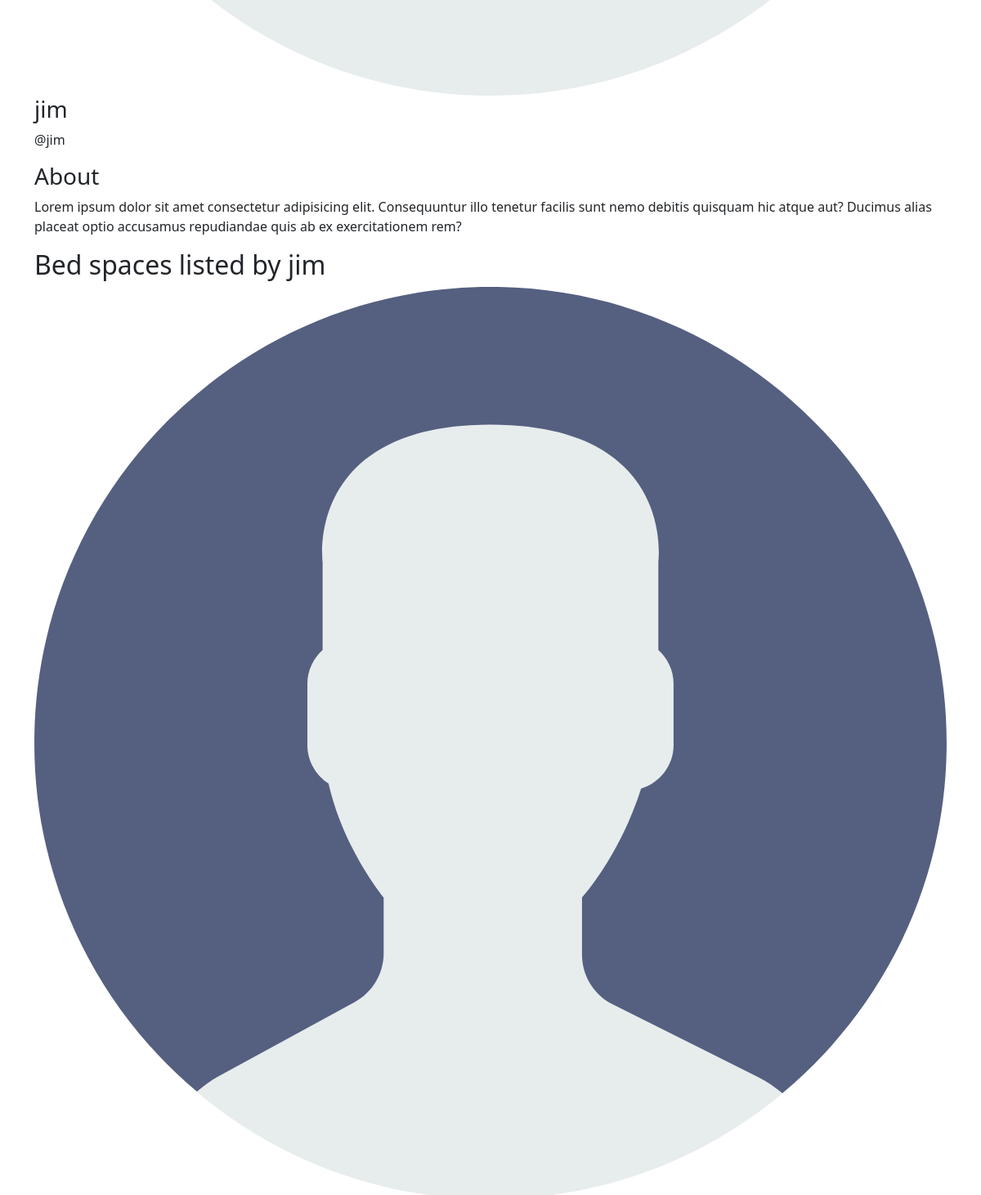
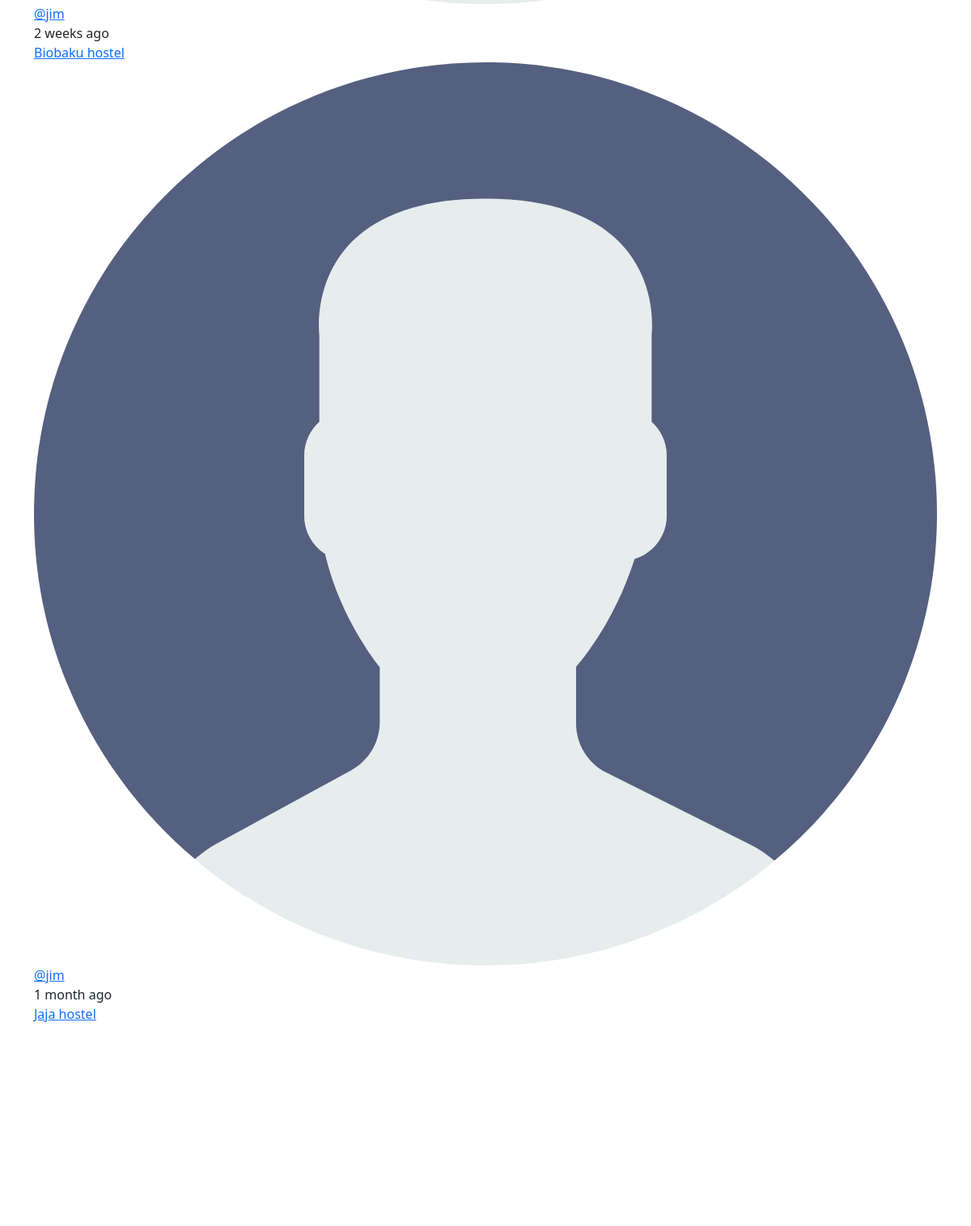
Before: /profile/2/ (middle part) with the older database file (2 pictures, top to bottom).
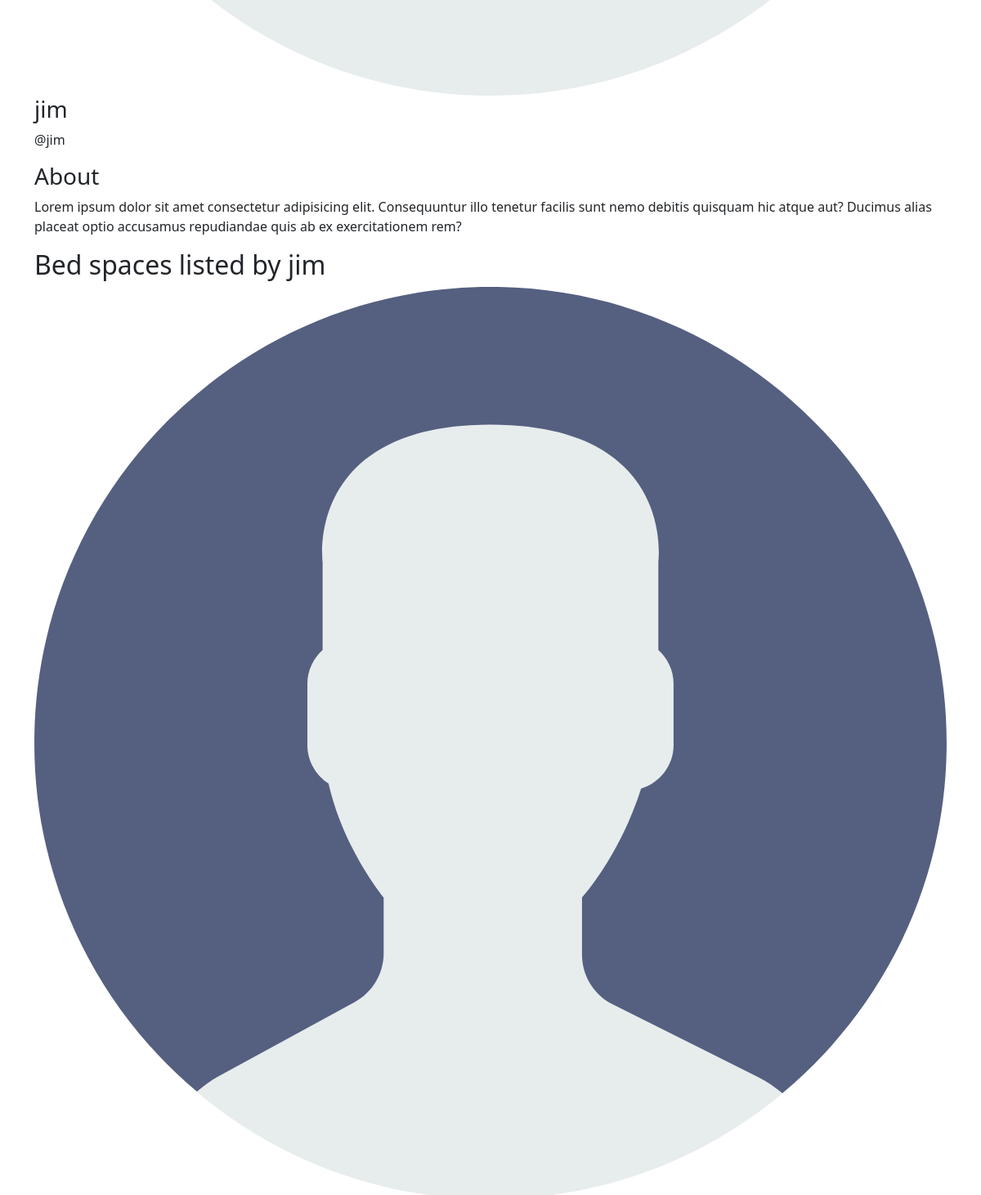
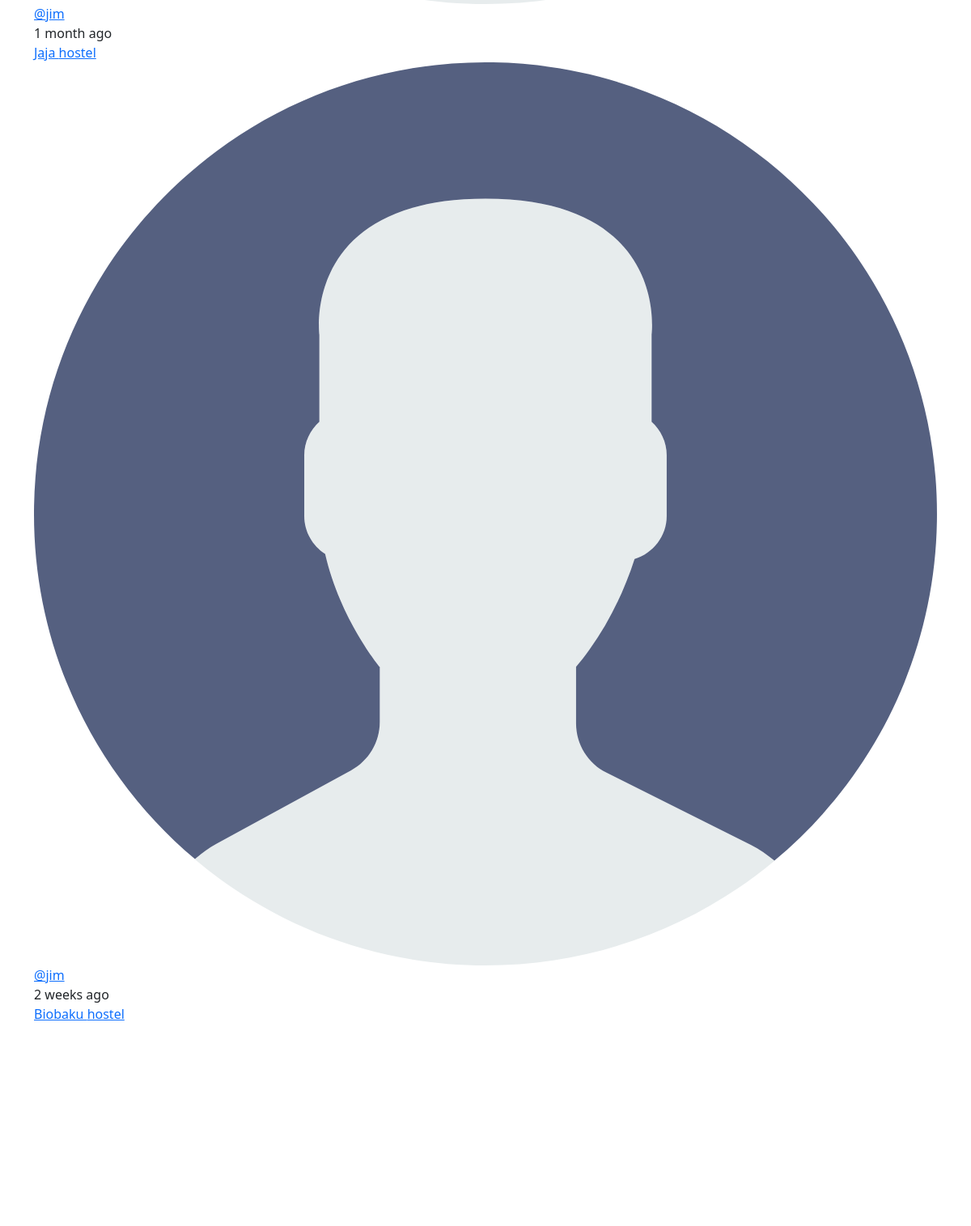
After: the same page with the newer database file (2 pictures, top to bottom).
### base/models.py (models this page shows, shortened)
class Space(models.Model):
    LOCATION_CHOICES = [
        ('on-campus', 'On-Campus'),
        ('off-campus', 'Off-Campus'),
    ]
    GENDER_CHOICES = [
        ('male', 'Male'),
        ('female', 'Female'),
    ]
    host = models.ForeignKey(User, on_delete=models.SET_NULL, null=True)
    school = models.ForeignKey (School, on_delete=models.SET_NULL, null=True)
    hostel = models.CharField(max_length=200)
    room_number = models.CharField(max_length=5)
    price = models.PositiveIntegerField(null=True)
    gender = models.CharField(max_length=10, choices=GENDER_CHOICES, null=True)
    location = models.CharField(max_length=20, choices=LOCATION_CHOICES, null=True)
    updated = models.DateTimeField(auto_now=True)
    created = models.DateTimeField(auto_now_add=True)
    class Meta():
        ordering = ['-updated', '-created']

### base/views.py (the view)
# urls.py: path('profile/<str:pk>/', views.userProfile, name="user-profile"),
def userProfile(request, pk):
    user = User.objects.get(id=pk)
    spaces = user.space_set.all()
    space_messages = user.message_set.all()
    schools = School.objects.all()
    ratings_received = UserRating.objects.filter(rated_user=user)
    average_rating = ratings_received.aggregate(Avg('rating'))['rating__avg']
    context = {'user':user, 'spaces':spaces,'space_messages':space_messages, 'schools': schools, 'rating': average_rating}
    return render(request, 'base/profile.html', context)

### base/templates/base/profile.html (shortened to what this page needs)
{% extends 'main.html' %}
{% block content %}
<main class="profile-page layout layout--3">
  <div class="container">
    <div class="roomList">
      <div class="profile">
        <div class="profile__avatar">
          <div class="avatar avatar--large active">
            <img src="/static/images/avatar.svg" />
          </div>
        </div>
        <div class="profile__info">
          <h3>{{user.username}}</h3>
          <p>@{{user.username}}</p>
        </div>
        <div class="profile__about">
          <h3>About</h3>
          <p>
            Lorem ipsum dolor sit amet consectetur adipisicing elit. Consequuntur illo tenetur
            facilis sunt nemo debitis quisquam hic atque aut? Ducimus alias placeat optio
            accusamus repudiandae quis ab ex exercitationem rem?
          </p>
        </div>
      </div>
      <div class="roomList__header">
        <div>
          <h2>Bed spaces listed by {{user.username}}</a>
          </h2>
        </div>
      </div>
      {% include 'base/feed_component.html' %}
    </div>
  </div>
</main>
{% endblock content %}

### templates/main.html (shortened to what this page needs)
<!DOCTYPE html>
{% load static %}
<html lang="en">
  <head>
    <link rel="stylesheet" href="{% static 'styles/main.css' %}">
    <link rel="stylesheet" href="{% static 'styles/responsive.css' %}">
    <link href="https://cdn.jsdelivr.net/npm/bootstrap@5.3.2/dist/css/bootstrap.min.css" rel="stylesheet">
  </head>
  <body class="d-flex flex-column min-vh-100 position-relative">
    {% block content %}
    {% endblock %}
  </body>
</html>

### templates/navbar.html (shortened to what this page needs)
{% load static %}

### base/templates/base/feed_component.html
{% for space in spaces %}
<div class="roomListRoom">
    <div class="roomListRoom__header">
      <a href="{% url 'user-profile' space.host.id %}" class="roomListRoom__author">
        <div class="avatar avatar--small">
          <img src="/static/images/avatar.svg" />
        </div>
        <span>@{{space.host.username}}</span>
      </a>
      <div class="roomListRoom__actions">
        <span>{{space.created|timesince}} ago</span>
      </div>
    </div>
    <div class="roomListRoom__content">
      <a href="{% url 'space' space.id %}">{{space.hostel}} hostel</a>
    </div>
</div>
{% endfor %}

### templates/footer.html (shortened to what this page needs)
{% load static %}

### static/styles/main.css (style rules this page uses)
* { padding: 0px; margin: 0; }
body { font-family: 'Manrope'; }
a { text-decoration: none; }

Changed rows visible on the page:
changed Space "1 month": moves up the list
